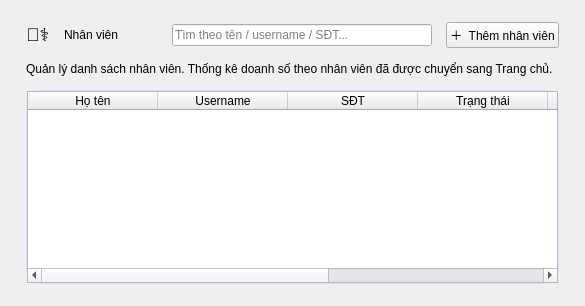
<?xml version="1.0" encoding="UTF-8"?>
<ui version="4.0">
 <class>EmployeesPage</class>
 <widget class="QWidget" name="EmployeesPage">
  <property name="styleSheet">
   <string notr="true">QFrame#Card{
background: qlineargradient(x1:0, y1:0, x2:1, y2:1, stop:0 #FFFFFF, stop:0.6 #F6FAFF, stop:1 #FFF3F8);
border: 1px solid #D6E2F7;
border-radius: 16px;
}
QLabel#PageHint{
color:#64748B;
}</string>
  </property>
  <layout class="QVBoxLayout" name="verticalLayout">
   <property name="leftMargin">
    <number>26</number>
   </property>
   <property name="topMargin">
    <number>22</number>
   </property>
   <property name="rightMargin">
    <number>26</number>
   </property>
   <property name="bottomMargin">
    <number>22</number>
   </property>
   <property name="spacing">
    <number>14</number>
   </property>
   <item>
    <layout class="QHBoxLayout" name="headerLayout">
     <item>
      <widget class="QLabel" name="headerEmoji">
       <property name="text">
        <string>👨‍⚕️</string>
       </property>
       <property name="styleSheet">
        <string notr="true">font-size: 18px;</string>
       </property>
      </widget>
     </item>
     <item>
      <widget class="QLabel" name="PageTitle">
       <property name="objectName">
        <string>PageTitle</string>
       </property>
       <property name="text">
        <string>Nhân viên</string>
       </property>
      </widget>
     </item>
     <item>
      <spacer name="horizontalSpacer">
       <property name="orientation">
        <enum>Qt::Horizontal</enum>
       </property>
       <property name="sizeHint" stdset="0">
        <size>
         <width>40</width>
         <height>20</height>
        </size>
       </property>
      </spacer>
     </item>
     <item>
      <widget class="QLineEdit" name="searchEdit">
       <property name="placeholderText">
        <string>Tìm theo tên / username / SĐT...</string>
       </property>
       <property name="minimumSize">
        <size>
         <width>260</width>
         <height>0</height>
        </size>
       </property>
      </widget>
     </item>
     <item>
      <widget class="QPushButton" name="addEmployeeButton">
       <property name="objectName">
        <string>PrimaryButton</string>
       </property>
       <property name="text">
        <string>＋  Thêm nhân viên</string>
       </property>
       <property name="cursor">
        <cursorShape>PointingHandCursor</cursorShape>
       </property>
      </widget>
     </item>
    </layout>
   </item>
   <item>
    <widget class="QLabel" name="hintLabel">
     <property name="objectName">
      <string>PageHint</string>
     </property>
     <property name="text">
      <string>Quản lý danh sách nhân viên. Thống kê doanh số theo nhân viên đã được chuyển sang Trang chủ.</string>
     </property>
    </widget>
   </item>
   <item>
    <widget class="QFrame" name="Card">
     <property name="objectName">
      <string>Card</string>
     </property>
     <layout class="QVBoxLayout" name="cardLayout">
      <property name="leftMargin">
       <number>0</number>
      </property>
      <property name="topMargin">
       <number>0</number>
      </property>
      <property name="rightMargin">
       <number>0</number>
      </property>
      <property name="bottomMargin">
       <number>0</number>
      </property>
      <item>
       <widget class="QTableWidget" name="employeesTable">
        <property name="columnCount">
         <number>7</number>
        </property>
        <attribute name="horizontalHeaderDefaultSectionSize">
         <number>130</number>
        </attribute>
        <column>
         <property name="text">
          <string>Họ tên</string>
         </property>
        </column>
        <column>
         <property name="text">
          <string>Username</string>
         </property>
        </column>
        <column>
         <property name="text">
          <string>SĐT</string>
         </property>
        </column>
        <column>
         <property name="text">
          <string>Trạng thái</string>
         </property>
        </column>
        <column>
         <property name="text">
          <string>Lịch hẹn</string>
         </property>
        </column>
        <column>
         <property name="text">
          <string>Hoàn thành</string>
         </property>
        </column>
        <column>
         <property name="text">
          <string>Thao tác</string>
         </property>
        </column>
       </widget>
      </item>
     </layout>
    </widget>
   </item>
  </layout>
 </widget>
 <resources/>
 <connections/>
</ui>
